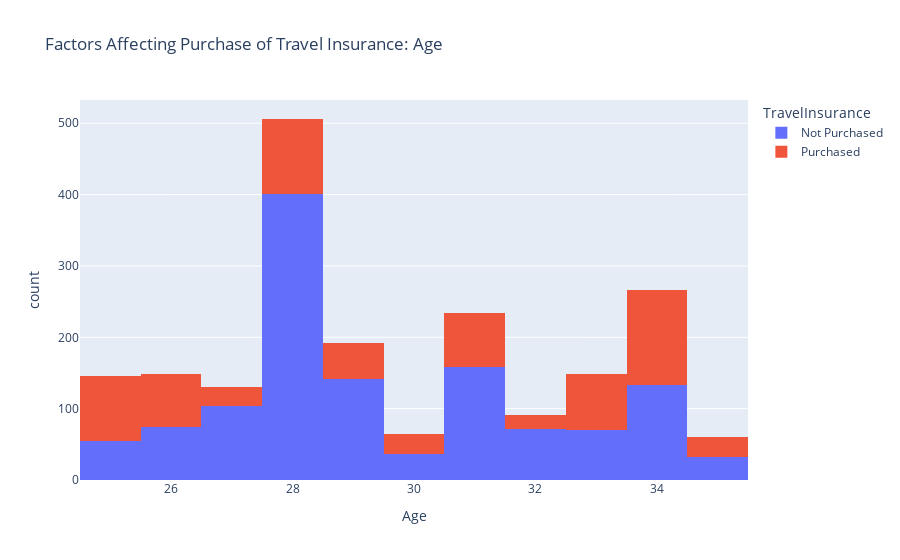

Notebook code for this chart:
### Code cell
import plotly.express as px
data = data
figure = px.histogram(data, x = "Age", 
                      color = "TravelInsurance", 
                      title= "Factors Affecting Purchase of Travel Insurance: Age")
figure.show()

### Figure 1 — Plotly figure (JSON) as saved in the notebook; plotly's stock layout.template omitted (floating-point values rounded to 4 significant figures; data arrays with more than 128 entries replaced by an {"elided": "..."} marker saying what was removed)
{"data": [{"alignmentgroup": "True", "bingroup": "x", "hovertemplate": "TravelInsurance=Not Purchased<br>Age=%{x}<br>count=%{y}<extra></extra>", "legendgroup": "Not Purchased", "marker": {"color": "#636efa", "pattern": {"shape": ""}}, "name": "Not Purchased", "offsetgroup": "Not Purchased", "orientation": "v", "showlegend": true, "type": "histogram", "x": {"elided": "1277 int values"}, "xaxis": "x", "yaxis": "y"}, {"alignmentgroup": "True", "bingroup": "x", "hovertemplate": "TravelInsurance=Purchased<br>Age=%{x}<br>count=%{y}<extra></extra>", "legendgroup": "Purchased", "marker": {"color": "#EF553B", "pattern": {"shape": ""}}, "name": "Purchased", "offsetgroup": "Purchased", "orientation": "v", "showlegend": true, "type": "histogram", "x": {"elided": "710 int values"}, "xaxis": "x", "yaxis": "y"}], "layout": {"barmode": "relative", "legend": {"title": {"text": "TravelInsurance"}, "tracegroupgap": 0}, "title": {"text": "Factors Affecting Purchase of Travel Insurance: Age"}, "xaxis": {"anchor": "y", "domain": [0, 1], "title": {"text": "Age"}}, "yaxis": {"anchor": "x", "domain": [0, 1], "title": {"text": "count"}}}}
